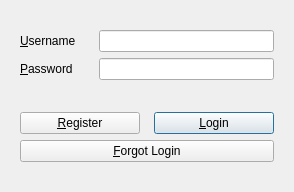
<?xml version="1.0" encoding="UTF-8"?>
<ui version="4.0">
 <class>LoginDialog</class>
 <widget class="QDialog" name="LoginDialog">
  <property name="geometry">
   <rect>
    <x>0</x>
    <y>0</y>
    <width>294</width>
    <height>192</height>
   </rect>
  </property>
  <property name="sizePolicy">
   <sizepolicy hsizetype="Preferred" vsizetype="Preferred">
    <horstretch>0</horstretch>
    <verstretch>0</verstretch>
   </sizepolicy>
  </property>
  <property name="minimumSize">
   <size>
    <width>294</width>
    <height>192</height>
   </size>
  </property>
  <property name="maximumSize">
   <size>
    <width>294</width>
    <height>192</height>
   </size>
  </property>
  <property name="windowTitle">
   <string>BudgetTracker Login</string>
  </property>
  <property name="sizeGripEnabled">
   <bool>false</bool>
  </property>
  <layout class="QGridLayout" name="gridLayout">
   <property name="sizeConstraint">
    <enum>QLayout::SetDefaultConstraint</enum>
   </property>
   <item row="1" column="1">
    <layout class="QVBoxLayout" name="mainLayout">
     <property name="sizeConstraint">
      <enum>QLayout::SetFixedSize</enum>
     </property>
     <item>
      <layout class="QHBoxLayout" name="usernameHBox">
       <item>
        <widget class="QLabel" name="usernameLabel">
         <property name="text">
          <string>&amp;Username</string>
         </property>
         <property name="buddy">
          <cstring>usernameLineEdit</cstring>
         </property>
        </widget>
       </item>
       <item>
        <widget class="QLineEdit" name="usernameLineEdit">
         <property name="minimumSize">
          <size>
           <width>175</width>
           <height>0</height>
          </size>
         </property>
         <property name="maximumSize">
          <size>
           <width>175</width>
           <height>16777215</height>
          </size>
         </property>
        </widget>
       </item>
      </layout>
     </item>
     <item>
      <layout class="QHBoxLayout" name="passwordHBox">
       <item>
        <widget class="QLabel" name="passwordLabel">
         <property name="text">
          <string>&amp;Password</string>
         </property>
         <property name="buddy">
          <cstring>passwordLineEdit</cstring>
         </property>
        </widget>
       </item>
       <item>
        <widget class="QLineEdit" name="passwordLineEdit">
         <property name="minimumSize">
          <size>
           <width>175</width>
           <height>0</height>
          </size>
         </property>
         <property name="maximumSize">
          <size>
           <width>175</width>
           <height>16777215</height>
          </size>
         </property>
         <property name="echoMode">
          <enum>QLineEdit::Password</enum>
         </property>
        </widget>
       </item>
      </layout>
     </item>
     <item>
      <layout class="QHBoxLayout" name="statusHBox">
       <item>
        <spacer name="statusHSpacer_L">
         <property name="orientation">
          <enum>Qt::Horizontal</enum>
         </property>
         <property name="sizeHint" stdset="0">
          <size>
           <width>40</width>
           <height>20</height>
          </size>
         </property>
        </spacer>
       </item>
       <item>
        <widget class="QLabel" name="statusLabel">
         <property name="font">
          <font>
           <italic>true</italic>
          </font>
         </property>
         <property name="styleSheet">
          <string notr="true"/>
         </property>
         <property name="text">
          <string/>
         </property>
        </widget>
       </item>
       <item>
        <spacer name="statusHSpacer_R">
         <property name="orientation">
          <enum>Qt::Horizontal</enum>
         </property>
         <property name="sizeHint" stdset="0">
          <size>
           <width>40</width>
           <height>20</height>
          </size>
         </property>
        </spacer>
       </item>
      </layout>
     </item>
     <item>
      <layout class="QHBoxLayout" name="buttonHBox">
       <item>
        <widget class="QPushButton" name="registrationButton">
         <property name="minimumSize">
          <size>
           <width>120</width>
           <height>0</height>
          </size>
         </property>
         <property name="maximumSize">
          <size>
           <width>100</width>
           <height>16777215</height>
          </size>
         </property>
         <property name="text">
          <string>&amp;Register</string>
         </property>
        </widget>
       </item>
       <item>
        <spacer name="buttonHSpacer">
         <property name="orientation">
          <enum>Qt::Horizontal</enum>
         </property>
         <property name="sizeHint" stdset="0">
          <size>
           <width>40</width>
           <height>20</height>
          </size>
         </property>
        </spacer>
       </item>
       <item>
        <widget class="QPushButton" name="loginButton">
         <property name="minimumSize">
          <size>
           <width>120</width>
           <height>0</height>
          </size>
         </property>
         <property name="maximumSize">
          <size>
           <width>100</width>
           <height>16777215</height>
          </size>
         </property>
         <property name="text">
          <string>&amp;Login</string>
         </property>
         <property name="default">
          <bool>true</bool>
         </property>
        </widget>
       </item>
      </layout>
     </item>
     <item>
      <widget class="QPushButton" name="forgotLoginButton">
       <property name="text">
        <string>&amp;Forgot Login</string>
       </property>
      </widget>
     </item>
    </layout>
   </item>
   <item row="2" column="1">
    <spacer name="layoutVSpacer_B">
     <property name="orientation">
      <enum>Qt::Vertical</enum>
     </property>
     <property name="sizeHint" stdset="0">
      <size>
       <width>20</width>
       <height>40</height>
      </size>
     </property>
    </spacer>
   </item>
   <item row="0" column="1">
    <spacer name="layoutVSpacer_T">
     <property name="orientation">
      <enum>Qt::Vertical</enum>
     </property>
     <property name="sizeHint" stdset="0">
      <size>
       <width>20</width>
       <height>40</height>
      </size>
     </property>
    </spacer>
   </item>
   <item row="1" column="0">
    <spacer name="layoutHSpacer_L">
     <property name="orientation">
      <enum>Qt::Horizontal</enum>
     </property>
     <property name="sizeHint" stdset="0">
      <size>
       <width>40</width>
       <height>20</height>
      </size>
     </property>
    </spacer>
   </item>
   <item row="1" column="2">
    <spacer name="layoutHSpacer_R">
     <property name="orientation">
      <enum>Qt::Horizontal</enum>
     </property>
     <property name="sizeHint" stdset="0">
      <size>
       <width>40</width>
       <height>20</height>
      </size>
     </property>
    </spacer>
   </item>
  </layout>
 </widget>
 <resources/>
 <connections/>
</ui>
